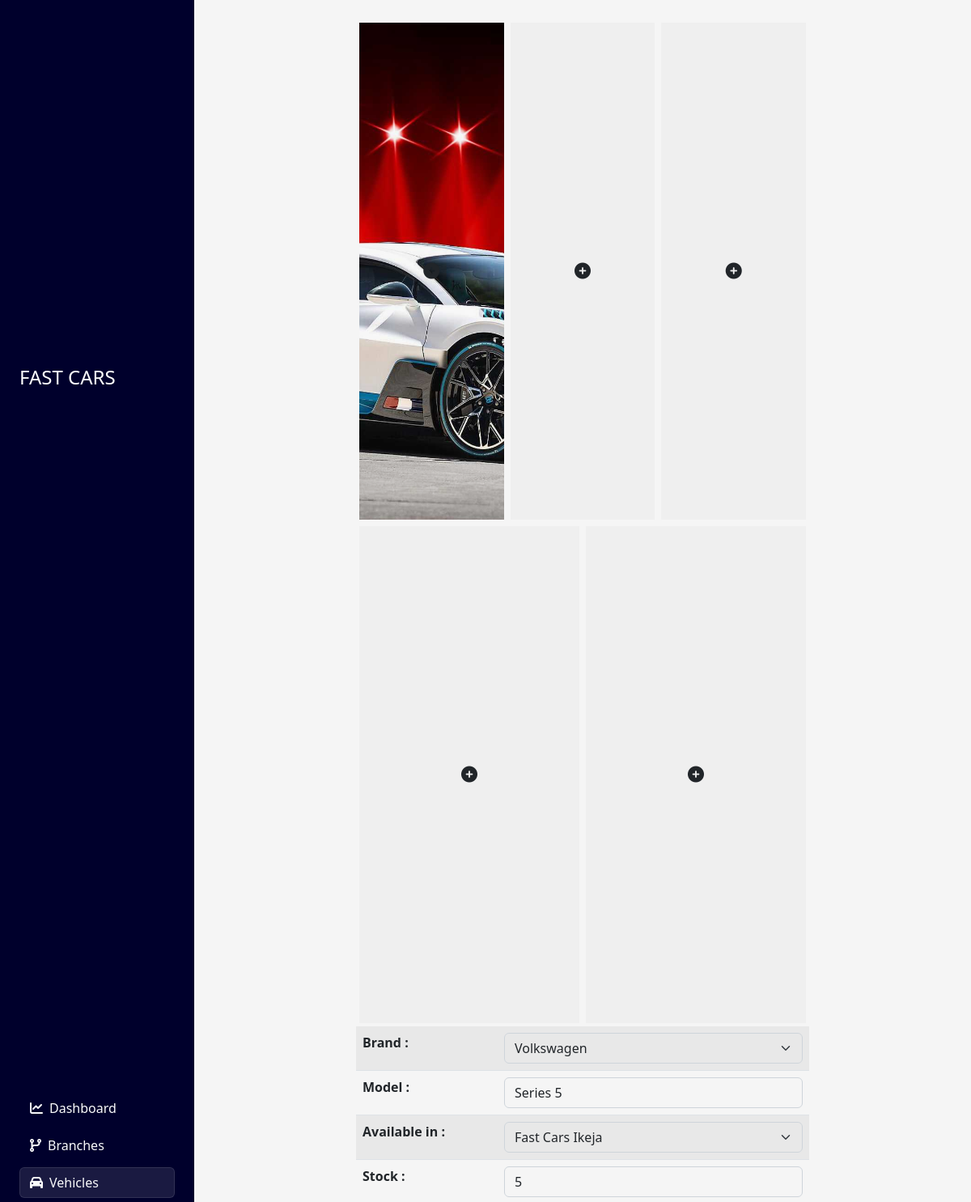
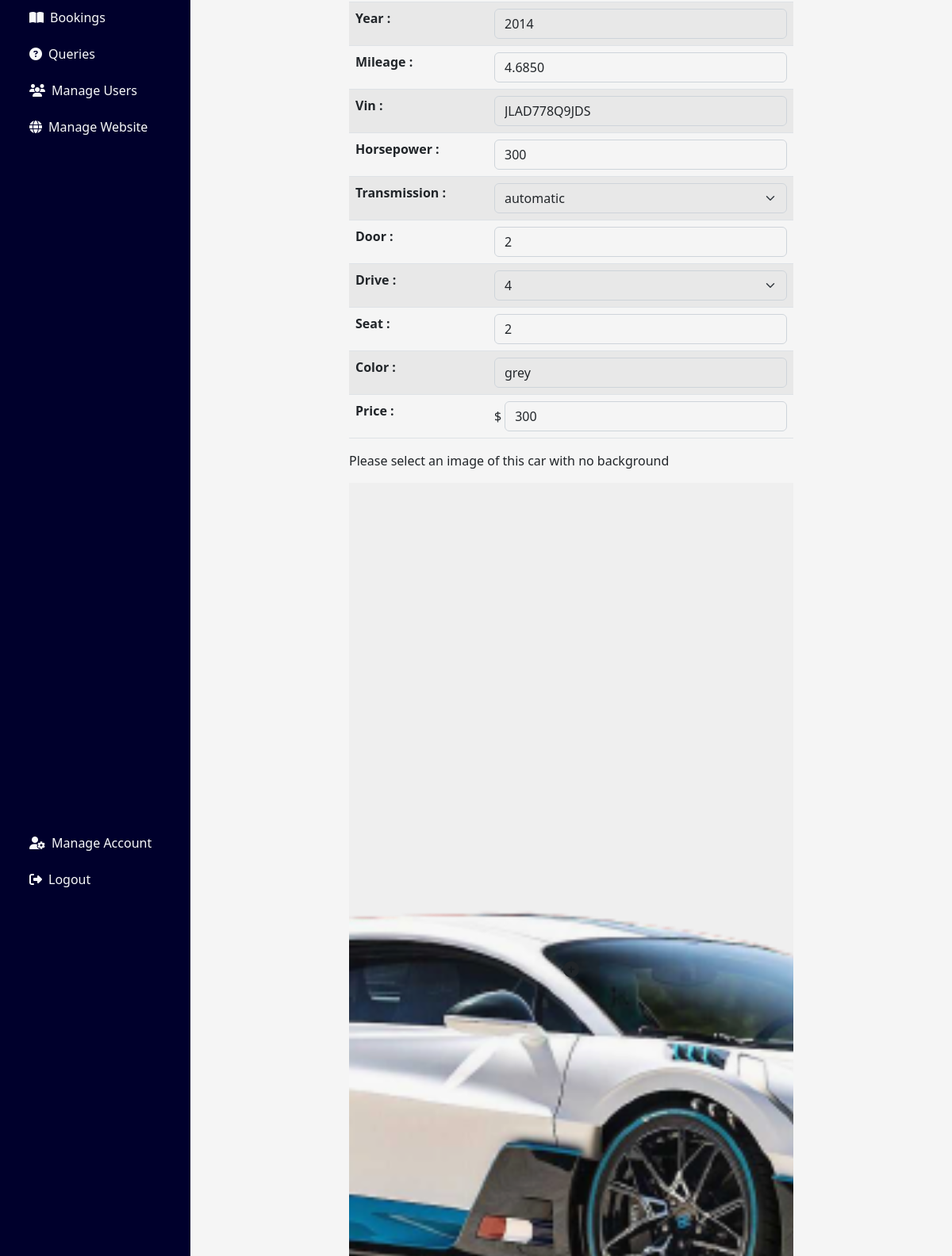
/site-administrator/vehicles/edit/volkswagen_series-5_fast-cars-ikeja/ (signed in), run on the app's committed database (2 pictures, top to bottom).
### admin_panel/models.py (models this page shows, shortened)
class Vehicle(models.Model):
    transmission_choices = [
        ('manual', 'manual'),
        ('automatic', 'automatic')
    ]
    drive_choices = [
        ('2', '2'),
        ('4', '4')
    ]
    image1 = models.ImageField(validators=[FileExtensionValidator(
        ['png', 'jpg', 'jpeg'])], upload_to='vehicle_images')
    image2 = models.ImageField(validators=[FileExtensionValidator(
        ['png', 'jpg', 'jpeg'])], upload_to='vehicle_images', blank=True, null=True)
    image3 = models.ImageField(validators=[FileExtensionValidator(
        ['png', 'jpg', 'jpeg'])], upload_to='vehicle_images', blank=True, null=True)
    image4 = models.ImageField(validators=[FileExtensionValidator(
        ['png', 'jpg', 'jpeg'])], upload_to='vehicle_images', blank=True, null=True)
    image5 = models.ImageField(validators=[FileExtensionValidator(
        ['png', 'jpg', 'jpeg'])], upload_to='vehicle_images', blank=True, null=True)
    brand = models.ForeignKey(
        Brand, on_delete=models.CASCADE, related_name='vehicles')
    branch = models.ForeignKey(
        Branch, on_delete=models.CASCADE, related_name='vehicles')
    vehicle_model = models.CharField(max_length=200)
    year = models.CharField(max_length=5)
    mileage = models.DecimalField(max_digits=10, decimal_places=4)
    vin = models.CharField(max_length=17)
    horsepower = models.IntegerField()
    transmission = models.CharField(
        max_length=10, choices=transmission_choices, default='manual')
    door = models.IntegerField()
    drive = models.CharField(max_length=20, choices=drive_choices, default='2')
    seat = models.IntegerField()
    color = models.CharField(max_length=20)
    price = models.IntegerField()
    stock = models.IntegerField()
    trans_image = models.ImageField(validators=[FileExtensionValidator(
        ['png', 'jpg', 'jpeg'])], upload_to='vehicle_images', blank=True, null=True)
    slug = models.SlugField(unique=True, null=True, blank=True)

### admin_panel/views.py (the view)
# urls.py: path('vehicles/edit/<slug:slug>/', edit_vehicle, name="edit_vehicle"),
@login_required
def edit_vehicle(request, slug):
    if request.user.is_staff:
        vehicle = models.Vehicle.objects.get(slug=slug)
        if request.method == 'POST':
            vehicle_form = VehicleForm(
                request.POST or None, request.FILES or None, instance=vehicle)
            if vehicle_form.is_valid():
                vehicle_form.save()
                return redirect('vehicles')
        else:
            vehicle_form = VehicleForm(
                instance=vehicle)
        context = {
            "vehicle_form": vehicle_form,
            "vehicle": vehicle
        }
        return render(request, 'admin_panel/vehicleform.html', context)
    else:
        return redirect('home')

### admin_panel/models.py (called while the page is built)
    def __str__(self):
        return self.brand_name

    def __str__(self):
        return self.branch_location

### admin_panel/templates/admin_panel/vehicleform.html (shortened to what this page needs)
{% extends 'base.html' %}
{% load static %}
{% block main %}
<div class="col-12 d-flex flex-wrap">
    <div class="col-12 col-lg">
        {% include 'partials/sidenav.html' %}
    </div>
    <div class="main_content">
        <form action="" method="post" class="col-11 col-md-7 mx-auto py-4" enctype="multipart/form-data">
            <div class="d-flex flex-wrap">
                <div class="col-6 col-md-4 p-1">
                    <label for="id_image1" class="col-12"
                        {% if vehicle.image1 %}style="background-image: url('{{vehicle.image1.url}}');" {% endif %}>
                        <i class="fas fa-plus-circle fs-5"></i>
                    </label>
                </div>
                <div class="col-6 col-md-4 p-1">
                    <label for="id_image2" class="col-12"
                        {% if vehicle.image2 %}style="background-image: url('{{vehicle.image2.url}}');" {% endif %}>
                        <i class="fas fa-plus-circle fs-5"></i>
                    </label>
                </div>
                <div class="col-6 col-md-4 p-1">
                    <label for="id_image3" class="col-12"
                        {% if vehicle.image3 %}style="background-image: url('{{vehicle.image3.url}}');" {% endif %}>
                        <i class="fas fa-plus-circle fs-5"></i>
                    </label>
                </div>
                <div class="col-6 p-1">
                    <label for="id_image4" class="col-12"
                        {% if vehicle.image4 %}style="background-image: url('{{vehicle.image4.url}}');" {% endif %}>
                        <i class="fas fa-plus-circle fs-5"></i>
                    </label>
                </div>
                <div class="col-12 col-md-6 p-1">
                    <label for="id_image5" class="col-12"
                        {% if vehicle.image5 %}style="background-image: url('{{vehicle.image5.url}}');" {% endif %}>
                        <i class="fas fa-plus-circle fs-5"></i>
                    </label>
                </div>
            </div>
            <table class="table table-striped">
                <tr>
                    <th scope="row">Brand :</th>
                    <td>{{vehicle_form.brand}}</td>
                </tr>
                <tr>
                    <th scope="row">Model :</th>
                    <td>{{vehicle_form.vehicle_model}}</td>
                </tr>
                <tr>
                    <th scope="row">Available in :</th>
                    <td>{{vehicle_form.branch}}</td>
                </tr>
                <tr>
                    <th scope="row">Stock :</th>
                    <td>{{vehicle_form.stock}}</td>
                </tr>
                <tr>
                    <th scope="row">Year :</th>
                    <td>{{vehicle_form.year}}</td>
                </tr>
                <tr>
                    <th scope="row">Mileage :</th>
                    <td>{{vehicle_form.mileage}}</td>
                </tr>
                <tr>
                    <th scope="row">Vin :</th>
                    <td>{{vehicle_form.vin}}</td>
                </tr>
                <tr>
                    <th scope="row">Horsepower :</th>
                    <td>{{vehicle_form.horsepower}}</td>
                </tr>
                <tr>
                    <th scope="row">Transmission :</th>
                    <td>{{vehicle_form.transmission}}</td>
                </tr>
                <tr>
                    <th scope="row">Door :</th>
                    <td>{{vehicle_form.door}}</td>
                </tr>
                <tr>
                    <th scope="row">Drive :</th>
                    <td>{{vehicle_form.drive}}</td>
                </tr>
                <tr>
                    <th scope="row">Seat :</th>
                    <td>{{vehicle_form.seat}}</td>
                </tr>
                <tr>
                    <th scope="row">Color :</th>
                    <td>{{vehicle_form.color}}</td>
                </tr>
                <tr>
                    <th scope="row">Price :</th>
                    <td class="d-flex align-items-center"><span class="me-1">$</span>{{vehicle_form.price}}</td>
                </tr>
            </table>
            <p>Please select an image of this car with no background</p>
            <label for="id_trans_image"
                {% if vehicle.trans_image %}style="background-image: url('{{vehicle.trans_image.url}}');"
                {% endif %}> <i class="fas fa-circle-plus fs-5"></i></label>
        </form>
    </div>
</div>
{% endblock main %}

### static/css/index.css (style rules this page uses)
* { margin: 0; padding: 0; }
:root { --orange: #DC2D13; --black: #222; --blue: rgb(0, 0, 44); }
body { background: #f5f5f5 !important; }
.main_content { width: 80%; max-height: 100vh; overflow-y: scroll; }

### admin_panel/templates/admin_panel/vehicleform.html (style rules this page uses)
label { display: grid; place-content: center; min-height: 20vh; background-color: rgba(185, 185, 185, .1); background-position: center; background-size: cover; background-repeat: no-repeat; background-blend-mode: darken; }
label[for="id_trans_image"] { min-height: 40vh; }

### data on the page
Vehicle: image1 (picture), brand "Volkswagen", vehicle_model "Series 5", branch "Fast Cars Ikeja", stock "5", year "2014", mileage "4.6850", vin "JLAD778Q9JDS", horsepower "300", transmission "automatic", door "2", drive "4", seat "2", color "grey", price "300", trans_image (picture)
